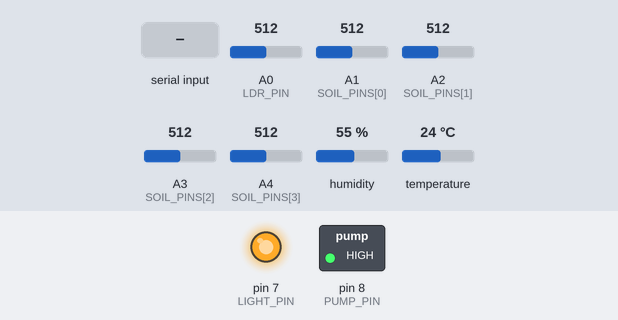
Simulated run of this sketch. Board: Arduino Uno, built with avr-gcc and run on an emulated ATmega328P. On the bench: switched loads named in the sketch (green lamp = pin HIGH), output pins drawn as LEDs (lit = HIGH). The inputs (shaded band) are chosen by the test bench; at power-on: A0 (LDR_PIN) = 512, A1 (SOIL_PINS[0]) = 512, A2 (SOIL_PINS[1]) = 512, A3 (SOIL_PINS[2]) = 512, A4 (SOIL_PINS[3]) = 512, humidity 55 %, temperature 24 °C. What the sketch prints to the serial monitor is not drawn.

Above: at 1.2 s.
1.3 s: "WATER_NOW\n" received over Serial
At 2.1 s:
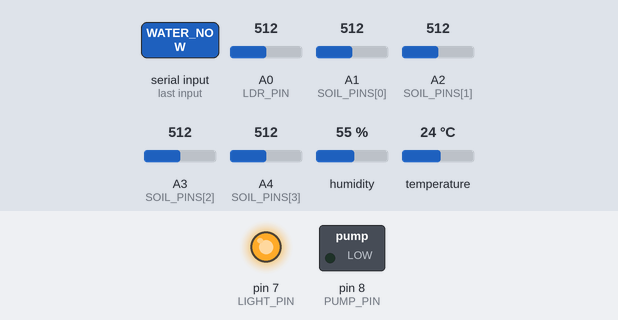
4.8 s: "LIGHT_ON\n" received over Serial
At 6.0 s:
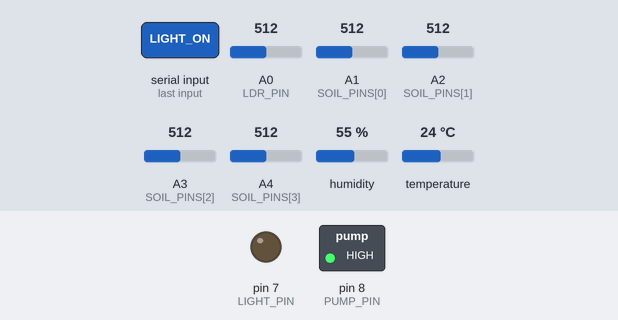
6.3 s: "LIGHT_OFF\n" received over Serial
At 7.1 s:
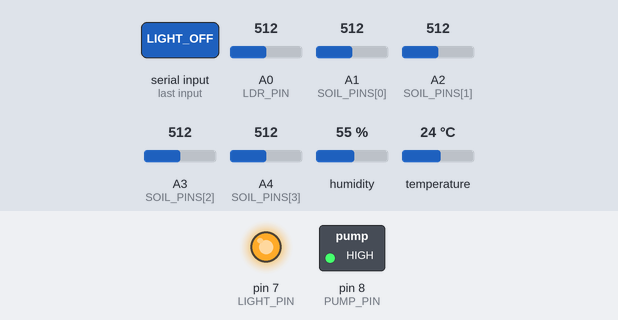
Timing chart, 0 to 9.3 s (numbered marks = the images above; inputs shaded):
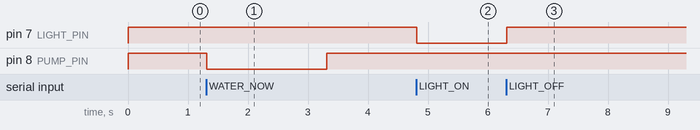

The sketch:

micro_garden_ui.ino
```cpp
#include <DHT.h>
#include <string.h>

// Verify these pins and relay polarity against your wiring before uploading.
const byte PUMP_PIN = 8, LIGHT_PIN = 7, DHT_PIN = 2, LDR_PIN = A0;
const byte SOIL_PINS[] = {A1, A2, A3, A4};
const byte RELAY_ON = LOW, RELAY_OFF = HIGH;
const int SOIL_DRY_THRESHOLD = 550;
const int LIGHT_ON_THRESHOLD = 880, LIGHT_OFF_THRESHOLD = 920;
const unsigned long WATER_MS = 2000, SETTLE_MS = 30000;
const unsigned long DAY_MS = 86400000UL, LIGHT_PERIOD_MS = 57600000UL;
// AUTO light requires an installed LDR with readings increasing with brightness.
// Enable after checking its wiring and calibrating the thresholds.
const bool ENABLE_AUTO_LIGHT = false;
const byte MAX_BURSTS = 3; // Lock out after repeated dry cycles; inspect before reset.

DHT dht(DHT_PIN, DHT11);
enum LightMode { AUTO, ON, OFF };
LightMode lightMode = AUTO;
bool pumpOn = false, lightOn = false, settling = false, waterLocked = false;
byte bursts = 0;
int soil[4] = {0, 0, 0, 0}, lightRaw = 0;
float temperature = NAN, humidity = NAN;
bool dhtValid = false;
unsigned long pumpStarted, pumpStopped, lastSample, lastDht, dayStarted;
char command[40];
byte commandLength = 0;
bool overflow = false;

void setLight(bool on) {
  lightOn = on;
  digitalWrite(LIGHT_PIN, on ? RELAY_ON : RELAY_OFF);
}

void startWater(unsigned long now) {
  pumpOn = true;
  pumpStarted = now;
  ++bursts;
  digitalWrite(PUMP_PIN, RELAY_ON);
}

void handleCommand(unsigned long now) {
  if (strcmp(command, "WATER_NOW") == 0) {
    if (waterLocked) Serial.println(F("ERR,WATER_LOCKED"));
    else if (pumpOn || settling) Serial.println(F("ERR,WATER_BUSY"));
    else { startWater(now); Serial.println(F("ACK,WATER_NOW")); }
  } else if (strcmp(command, "LIGHT_ON") == 0) {
    lightMode = ON; setLight(true); Serial.println(F("ACK,LIGHT_ON"));
  } else if (strcmp(command, "LIGHT_OFF") == 0) {
    lightMode = OFF; setLight(false); Serial.println(F("ACK,LIGHT_OFF"));
  } else if (strcmp(command, "LIGHT_AUTO") == 0) {
    if (!ENABLE_AUTO_LIGHT) Serial.println(F("ERR,AUTO_LIGHT_NOT_CONFIGURED"));
    else { lightMode = AUTO; Serial.println(F("ACK,LIGHT_AUTO")); }
  } else if (strcmp(command, "RESET_WATER_LOCK") == 0) {
    // Only issue after inspecting soil, tubing, reservoir and sensors.
    if (pumpOn || settling) Serial.println(F("ERR,WATER_BUSY"));
    else { bursts = 0; waterLocked = false; Serial.println(F("ACK,RESET_WATER_LOCK")); }
  } else Serial.println(F("ERR,UNKNOWN_COMMAND"));
}

void readCommands(unsigned long now) {
  // Bound work so continuous incoming data cannot delay pump shutoff.
  for (byte n = 0; n < 40 && Serial.available(); ++n) {
    char c = Serial.read();
    if (c == '\r') continue;
    if (c == '\n') {
      command[commandLength] = '\0';
      if (overflow) Serial.println(F("ERR,COMMAND_TOO_LONG"));
      else if (commandLength) handleCommand(now);
      commandLength = 0; overflow = false;
    } else if (commandLength < sizeof(command) - 1 && !overflow) {
      command[commandLength++] = c;
    } else overflow = true;
  }
}

void telemetry() {
  Serial.print(F("DATA,SOIL_RAW="));
  for (byte i = 0; i < 4; ++i) {
    if (i) Serial.print('|');
    Serial.print(soil[i]);
  }
  Serial.print(F(",TEMP_C="));
  if (dhtValid) Serial.print(temperature, 1); else Serial.print(F("null"));
  Serial.print(F(",HUM_PCT="));
  if (dhtValid) Serial.print(humidity, 1); else Serial.print(F("null"));
  Serial.print(F(",LIGHT_RAW=")); Serial.print(lightRaw);
  Serial.print(F(",PUMP=")); Serial.print(pumpOn);
  Serial.print(F(",LIGHT=")); Serial.print(lightOn);
  Serial.print(F(",LIGHT_MODE="));
  Serial.print(lightMode == AUTO ? "AUTO" : lightMode == ON ? "ON" : "OFF");
  Serial.print(F(",AUTO_LIGHT_ENABLED=")); Serial.print(ENABLE_AUTO_LIGHT);
  Serial.print(F(",SETTLING=")); Serial.print(settling);
  Serial.print(F(",WATER_LOCK=")); Serial.println(waterLocked);
}

void setup() {
  // Set the output latch before enabling outputs for active-low relays.
  digitalWrite(PUMP_PIN, RELAY_OFF); pinMode(PUMP_PIN, OUTPUT);
  digitalWrite(LIGHT_PIN, RELAY_OFF); pinMode(LIGHT_PIN, OUTPUT);
  Serial.begin(9600);
  dht.begin();
  dayStarted = millis();
  lastSample = dayStarted - 1000UL;
  lastDht = dayStarted;
  Serial.println(F("READY,MICRO_GARDEN"));
}

void loop() {
  unsigned long now = millis();
  if (pumpOn && now - pumpStarted >= WATER_MS) {
    digitalWrite(PUMP_PIN, RELAY_OFF);
    pumpOn = false; settling = true; pumpStopped = now;
  }
  if (settling && now - pumpStopped >= SETTLE_MS) settling = false;
  readCommands(now);

  if (now - lastDht >= 2000UL && !pumpOn) {
    lastDht = now;
    humidity = dht.readHumidity(); temperature = dht.readTemperature();
    dhtValid = !isnan(humidity) && !isnan(temperature);
  }
  if (now - dayStarted >= DAY_MS) dayStarted += DAY_MS;
  if (now - lastSample >= 1000UL) {
    lastSample = now;
    bool dry = false;
    for (byte i = 0; i < 4; ++i) {
      soil[i] = analogRead(SOIL_PINS[i]);
      if (soil[i] > SOIL_DRY_THRESHOLD) dry = true;
    }
    lightRaw = analogRead(LDR_PIN);
    if (!dry && !pumpOn && !settling && !waterLocked) bursts = 0;
    if (dry && !pumpOn && !settling && !waterLocked) {
      if (bursts >= MAX_BURSTS) waterLocked = true;
      else startWater(now);
    }
    if (lightMode == AUTO) {
      if (!ENABLE_AUTO_LIGHT || now - dayStarted >= LIGHT_PERIOD_MS) setLight(false);
      else if (lightRaw < LIGHT_ON_THRESHOLD) setLight(true);
      else if (lightRaw > LIGHT_OFF_THRESHOLD) setLight(false);
    }
    telemetry();
  }
}
```

Measured:
- after the input at 1.3 s, pin 8 (PUMP_PIN): HIGH → LOW at once, → HIGH 2.0 s later
- after the input at 4.8 s, pin 7 (LIGHT_PIN): HIGH → LOW at once
- after the input at 6.3 s, pin 7 (LIGHT_PIN): LOW → HIGH at once
